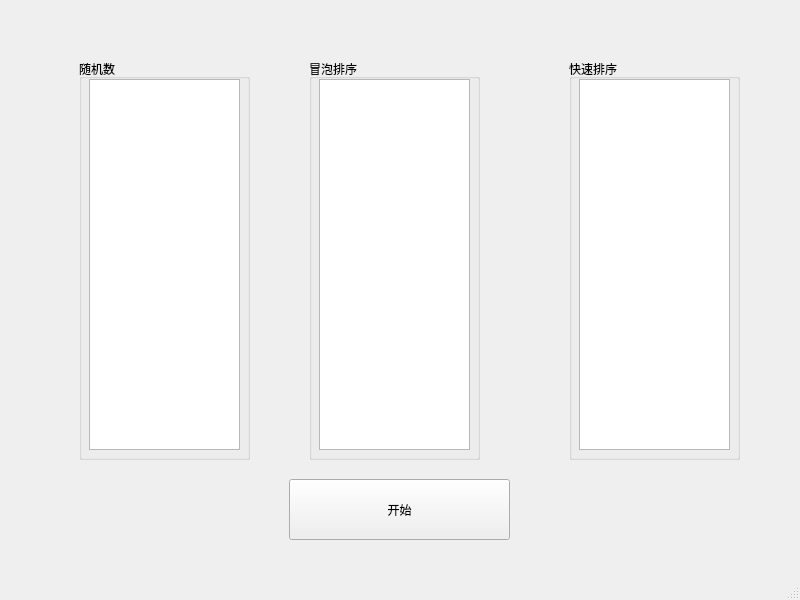
<?xml version="1.0" encoding="UTF-8"?>
<ui version="4.0">
 <class>MainWindow</class>
 <widget class="QMainWindow" name="MainWindow">
  <property name="geometry">
   <rect>
    <x>0</x>
    <y>0</y>
    <width>800</width>
    <height>600</height>
   </rect>
  </property>
  <property name="windowTitle">
   <string>MainWindow</string>
  </property>
  <widget class="QWidget" name="centralwidget">
   <layout class="QHBoxLayout" name="horizontalLayout">
    <item>
     <widget class="QWidget" name="widget" native="true">
      <widget class="QGroupBox" name="groupBox">
       <property name="geometry">
        <rect>
         <x>70</x>
         <y>50</y>
         <width>171</width>
         <height>401</height>
        </rect>
       </property>
       <property name="title">
        <string>随机数</string>
       </property>
       <widget class="QListWidget" name="randomList">
        <property name="geometry">
         <rect>
          <x>10</x>
          <y>20</y>
          <width>151</width>
          <height>371</height>
         </rect>
        </property>
       </widget>
      </widget>
      <widget class="QGroupBox" name="groupBox_3">
       <property name="geometry">
        <rect>
         <x>560</x>
         <y>50</y>
         <width>171</width>
         <height>401</height>
        </rect>
       </property>
       <property name="title">
        <string>快速排序</string>
       </property>
       <widget class="QListWidget" name="quickList">
        <property name="geometry">
         <rect>
          <x>10</x>
          <y>20</y>
          <width>151</width>
          <height>371</height>
         </rect>
        </property>
       </widget>
      </widget>
      <widget class="QGroupBox" name="groupBox_2">
       <property name="geometry">
        <rect>
         <x>300</x>
         <y>50</y>
         <width>171</width>
         <height>401</height>
        </rect>
       </property>
       <property name="title">
        <string>冒泡排序</string>
       </property>
       <widget class="QListWidget" name="bubbleList">
        <property name="geometry">
         <rect>
          <x>10</x>
          <y>20</y>
          <width>151</width>
          <height>371</height>
         </rect>
        </property>
       </widget>
      </widget>
      <widget class="QPushButton" name="startBtn">
       <property name="geometry">
        <rect>
         <x>280</x>
         <y>470</y>
         <width>221</width>
         <height>61</height>
        </rect>
       </property>
       <property name="text">
        <string>开始</string>
       </property>
      </widget>
     </widget>
    </item>
   </layout>
  </widget>
  <widget class="QMenuBar" name="menubar">
   <property name="geometry">
    <rect>
     <x>0</x>
     <y>0</y>
     <width>800</width>
     <height>23</height>
    </rect>
   </property>
  </widget>
  <widget class="QStatusBar" name="statusbar"/>
 </widget>
 <resources/>
 <connections/>
</ui>
